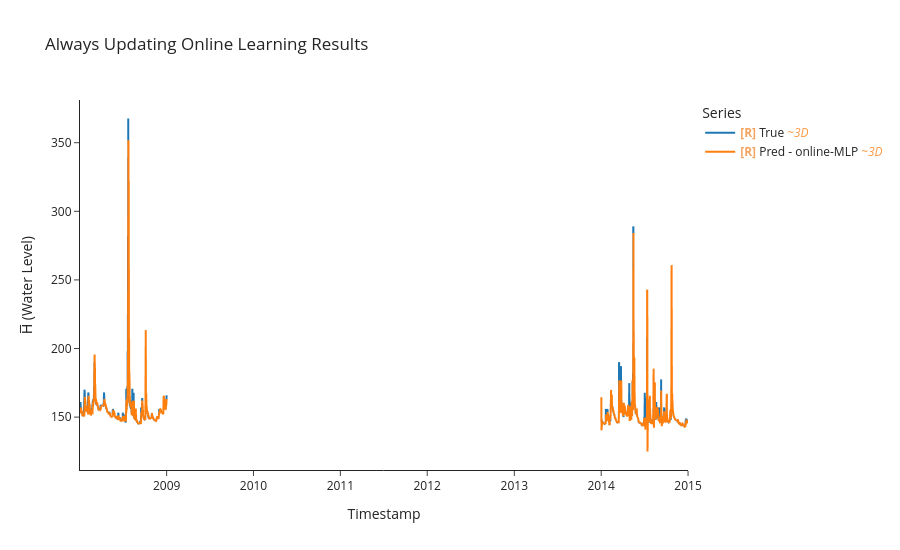

The cell this chart's notebook holds for it:
### Markdown cell above
## Testing Always updating
See model behaviour if we allowed it to learn on the fly from the testing data.<br>
**conclusion**<br>
Model's performance metrics went up as we all model to optimize and generalize more. In contarst model ability to adapt in lowered.<br>
We need to investigate more about optimizers and the adaptability, generalization trade-off.

### Code cell
# Testing with always updating 
model, optimizer, criterion = build_mlp(LOOKBACK*N_FEATURES, HORIZON)
y_true, y_pred, time_indices, cutom_adam_batch_losses = uf.train_model_online(model, optimizer,criterion,
                                                                              test_ds, test_df,
                                                                              LOOKBACK, HORIZON, BATCH_SIZE)
#training results
uf.calculate_metrics_and_plot({"online-MLP": (y_true, y_pred, time_indices)}, 
                              plot_title="Always Updating Online Learning Results")

### Figure 1 — Plotly figure (JSON) as saved in the notebook; plotly's stock layout.template omitted (floating-point values rounded to 4 significant figures; data arrays with more than 128 entries replaced by an {"elided": "..."} marker saying what was removed)
{"data": [{"hovertemplate": "Legend=True<br>Timestamp=%{x}<br>H̅ (Water Level)=%{y}<extra></extra>", "legendgroup": "True", "line": {"color": "#1f77b4", "dash": "solid", "width": 2}, "marker": {"symbol": "circle"}, "mode": "lines", "name": "<b style=\"color:sandybrown\">[R]</b> True <i style=\"color:#fc9944\">~3D</i>", "showlegend": true, "type": "scattergl", "uid": "c7336cda-ca06-4629-bb56-81bc1b34eaad", "x": {"elided": "1001 str values"}, "xaxis": "x", "y": {"elided": "1001 float values"}, "yaxis": "y"}, {"hovertemplate": "Legend=Pred - online-MLP<br>Timestamp=%{x}<br>H̅ (Water Level)=%{y}<extra></extra>", "legendgroup": "Pred - online-MLP", "line": {"color": "#ff7f0e", "dash": "solid", "width": 2}, "marker": {"symbol": "circle"}, "mode": "lines", "name": "<b style=\"color:sandybrown\">[R]</b> Pred - online-MLP <i style=\"color:#fc9944\">~3D</i>", "showlegend": true, "type": "scattergl", "uid": "5596dab7-b9a6-4c26-8cb4-1025758271d0", "x": {"elided": "1001 str values"}, "xaxis": "x", "y": {"elided": "1001 float values"}, "yaxis": "y"}], "layout": {"height": 550, "legend": {"title": {"text": "Series"}, "tracegroupgap": 0}, "title": {"text": "Always Updating Online Learning Results"}, "xaxis": {"anchor": "y", "domain": [0, 1], "title": {"text": "Timestamp"}}, "yaxis": {"anchor": "x", "domain": [0, 1], "title": {"text": "H̅ (Water Level)"}}}}
